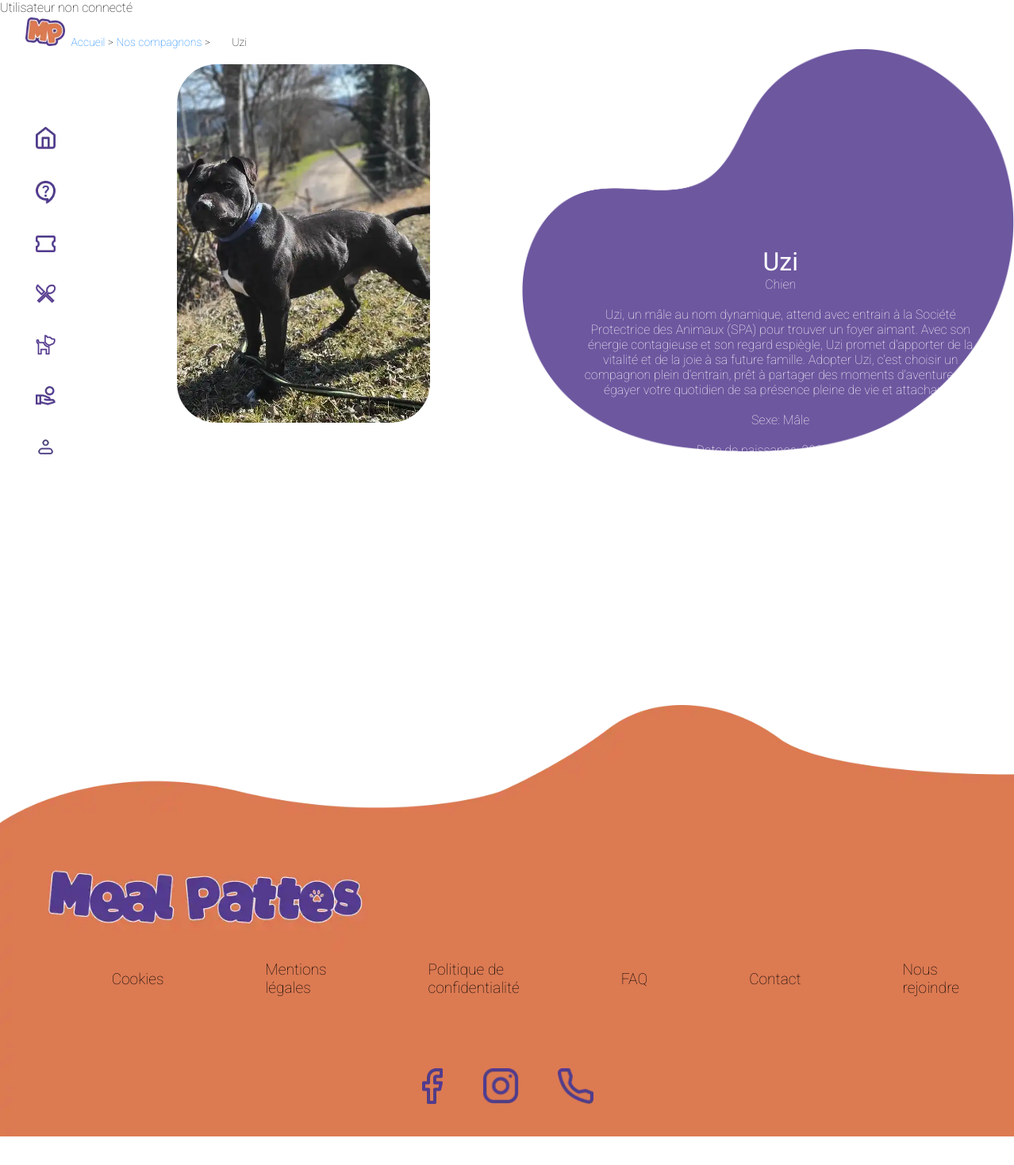
Screenshot of /animal.php?id=35 with the database file from the repository.
### tables this page shows
CREATE TABLE `pet` (
  `id_pet` int(11) NOT NULL,
  `pet_name` varchar(255) DEFAULT NULL,
  `pet_date_of_birth` date DEFAULT NULL,
  `pet_sex` tinyint(1) DEFAULT NULL,
  `is_trial` tinyint(1) DEFAULT NULL,
  `is_adopted` tinyint(1) DEFAULT NULL,
  `adoption_date` date DEFAULT NULL,
  `bio` text DEFAULT NULL,
  `id_cat` int(11) DEFAULT NULL
);

CREATE TABLE `picture` (
  `id_pic` int(11) NOT NULL,
  `path` varchar(255) DEFAULT NULL,
  `id_pet` int(11) DEFAULT NULL
);

CREATE TABLE `category` (
  `id_cat` int(11) NOT NULL,
  `nom_cat` varchar(255) DEFAULT NULL
);

### animal.php (the view, shortened to what this page needs)
<?php
include("config/config.php");
$bdd = new PDO('mysql:host=' . $host . ';port=' . $port . ';dbname=' . $dbname, $username, $password);
$id = $_GET["id"];
$requete = 'SELECT *
FROM pet
INNER JOIN category
ON pet.id_cat = category.id_cat
INNER JOIN picture
ON pet.id_pet = picture.id_pet
WHERE pet.id_pet=' . $id . '';
$resultats = $bdd->query($requete);
if ($resultats && $resultats->rowCount() > 0) {
    $tabpet = $resultats->fetch(PDO::FETCH_ASSOC);
}
$nom = $tabpet['pet_name'];
$naissance = $tabpet['pet_date_of_birth'];
$pet_sex = $tabpet['pet_sex'];
$bio = $tabpet['bio'];
$cat = $tabpet['nom_cat'];
?>
<!DOCTYPE html>
<html lang="fr">
<head>
    <?php include("element/head.php") ?>
</head>
<body>
    <?php include("element/navbar.php") ?>
    <main class="main-content">
        <div class="fil_arianne">
            <a href="index.php">Accueil</a> &gt;
            <a href="animaux.php">Nos compagnons</a> &gt;
            <span>
                <?php echo $nom ?>
            </span>
        </div>
        <div class="animal_container">
            <div class="animal_wrapper">
                <section class="animal_image">
                    <img src="<?php echo $tabpet['path'] ?>" alt="">
                </section>
            </div>
            <div class="animal_wrapper">
                <h1 class="animal_name">
                    <?php echo $nom ?>
                </h1>
                <?php echo $cat ?>
                <br><br>
                <section>
                    <p class="animal_bio">
                        <?php echo $bio ?>
                    </p>
                </section>
                <br>
                <section>
                    <p class="animal_sexe">
                        Sexe: <?php echo $pet_sex == 0 ? "Mâle" : "Femelle" ?>
                    </p>
                    <br>
                    <p class="animal_naissance">
                        Date de naissance: <?php echo $naissance ?>
                    </p>
                    <br>
                    <p class="animal_essai">
                    </p>
                    <p class="animal_adoption">
                    </p>
                </section>
            </div>
        </div>
    </main>
    <?php include("element/footer.php") ?>
</body>
</html>

### css/style.css (style rules this page uses)
.fil_arianne { font-size: 14px; margin-left: 4vw; margin-top: 2vw; }
.fil_arianne a { text-decoration: none; color: #007bff; }
.main-content { padding-left: 3vw; }
.animal_container { display: flex; flex-wrap: wrap; justify-content: center; background-image: url("../img/accueil/formes.png"); background-size: 50%; background-repeat: no-repeat; background-position-x: right; }
.animal_wrapper { width: 40vw; margin: 10px; padding: 10px; text-align: center; color: white; margin-left: 60px; }
.animal_wrapper img { width: 25vw; border-radius: 50px; }
.animal_wrapper .animal_name { margin-top: 230px; font-weight: 400; }
* { font-family: "Roboto", sans-serif; font-weight: 100; transition: all 1s; }
span { margin-left: 2%; }
* { font-family: "Roboto", sans-serif; font-weight: 100; margin: 0; }

### rows the page displays
pet: pet_name "Uzi", picture.path (picture), id_cat.nom_cat "Chien", bio "Uzi, un mâle au nom dynamique, attend avec entrain à la Société Protectrice des Animaux (SPA) pour trouver un foyer aimant. Avec son énergie contagieuse et son regard espiègle, Uzi promet d'apporter de la vitalité et de la joie à sa future famille. Adopter Uzi, c'est choisir un compagnon plein d'entrain, prêt à partager des moments d'aventure et à égayer votre quotidien de sa présence pleine de vie et attachante.", pet_date_of_birth "2022-01-01"
